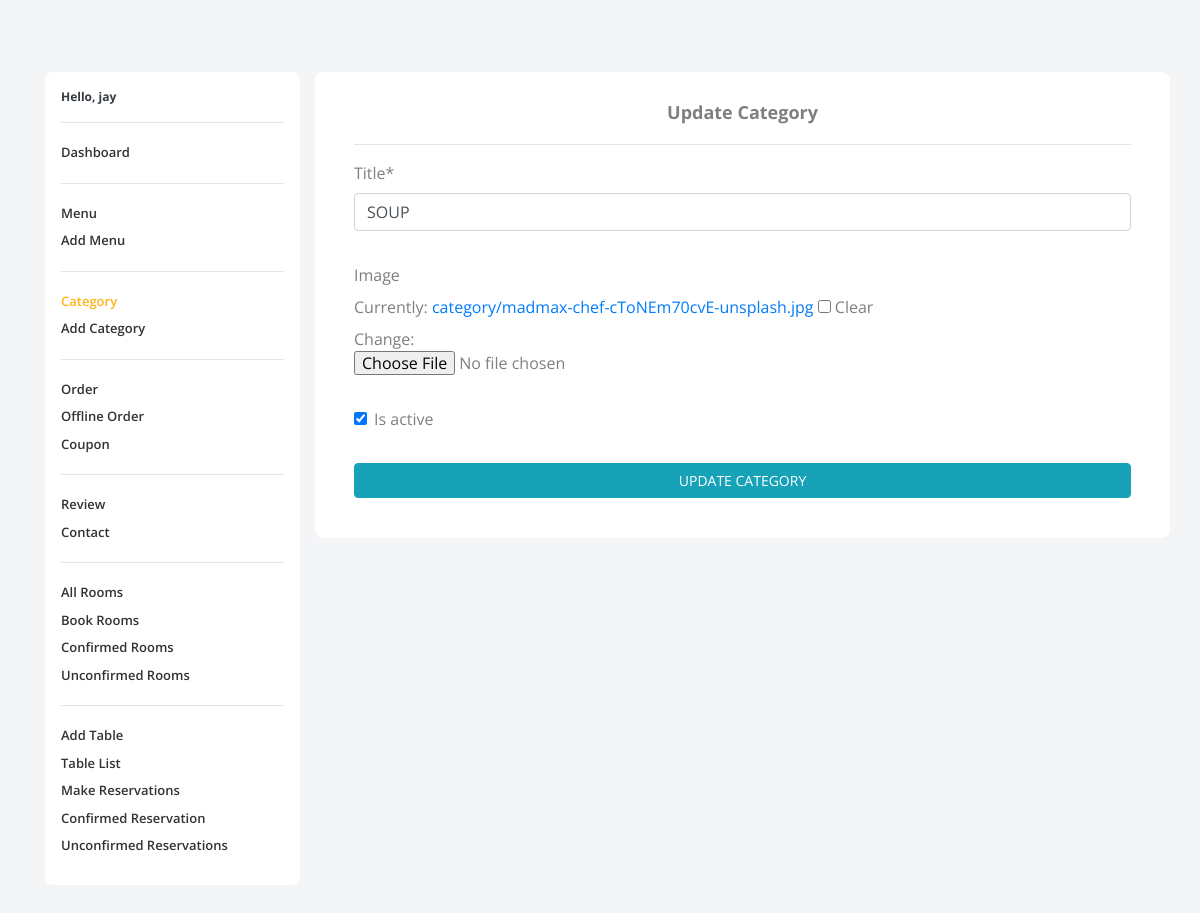
The page /analytics/category/update/1/ (signed in) on the database its author committed.
### users/models.py (models this page shows, shortened)
class User(AbstractBaseUser, PermissionsMixin):
    email = models.EmailField(_('Email'), unique=True, max_length=320, help_text='Provide an email for registration')
    name = models.CharField(_('Name'), max_length=70)
    phone_number = models.BigIntegerField(help_text='Provide an mobile number without +91')  # TODO add validator
    date_confirmation_mail_sent = models.DateTimeField(_('date confirmation mail sent'), default=timezone.now)
    date_joined = models.DateTimeField(_('date joined'), auto_now_add=True)
    is_active = models.BooleanField(_('active'), default=False)
    is_verified = models.BooleanField(_('verified'), default=False)
    is_staff = models.BooleanField(_('staff'), default=False)
    token = models.TextField(_('token'), blank=True, null=True)  # Used in DRF
    objects = UserManager()
    USERNAME_FIELD = 'email'
    EMAIL_FIELD = 'email'
    REQUIRED_FIELDS = ['phone_number']
    class Meta:
        verbose_name = _('user')
        verbose_name_plural = _('users')

### menu/models.py (models this page shows, shortened)
class Category(models.Model):
    title = models.CharField(max_length=200, unique=True)
    slug = models.SlugField(unique=True, blank=True, null=True)
    image = models.ImageField(upload_to='category', null=True, blank=True)  # image of slide ...
    is_active = models.BooleanField(default=True)
    objects = CategoryManager()

### analytics/views.py (the view, shortened to what this page needs)
class CategoryUpdateView(LoginRequiredMixin, IsAdmin, SuccessMessageMixin, UpdateView):
    model = Category
    fields = '__all__'
    template_name = "analytics/category_add_update.html"
    success_message = "Category was updated successfully"

### analytics/views.py (called while the page is built)
    def dispatch(self, request, *args, **kwargs):
        if request.user.is_staff and request.user.is_active and request.user.is_verified:
            return super().dispatch(request, *args, **kwargs)
        else:
            raise PermissionDenied

### home/context_processors.py (called while the page is built)
def get_current_year_to_context(request):
    current_datetime = datetime.datetime.now()
    return {
        'current_year': current_datetime.year
    }

def get_reservation_data(request):
    people_count_list = TableCount.objects.all()
    sitting_area = TableView.objects.all()
    time_list = TableTime.objects.all()
    context = {
        'people_count_list': people_count_list,
        'sitting_area': sitting_area,
        'time_list': time_list,
    }
    return context

### menu/models.py (called while the page is built)
    def get_queryset(self):
        return CategoryQuerySet(self.model, using=self._db)

### order/context_processors.py (called while the page is built)
def cart_details(request):
    cart_count = 0
    cart_list = ''
    order = ''
    context = {}
    if request.user.is_authenticated:
        cart_list = Cart.objects.filter(ordered=False, user=request.user)
        order = Order.objects.filter(ordered=False, user=request.user).first()
        if cart_list:
            cart_count = cart_list.count()
    context['cart_count'] = cart_count
    context['cart_list'] = cart_list
    context['orders'] = order
    return context

### analytics/templates/analytics/category_add_update.html (shortened to what this page needs)
{% extends "analytics/base.html" %}
{% load crispy_forms_tags %}
{% block nav-category %}style="color: #FFB319;"{% endblock %}
{% block data %}
<div class="row bg-white p-4" style="border-radius: 0.5em;">
    <div class="col-12">
        {% if request.path == "/analytics/category/add/" %}
        <h3 align="center" style="font-weight: bold;">Create Category</h3><hr>
        {% else %}
        <h3 align="center" style="font-weight: bold;">Update Category</h3><hr>
        {% endif %}
    </div>
    <div class="col-lg-12">
       <form class="row" method="post">
         <div class="col-lg-12 pb-3">
            {{ form.title|as_crispy_field }}
         </div>
         <div class="col-lg-12 pb-3">
            {{ form.image|as_crispy_field }}
         </div>
         <div class="col-lg-6 pb-3">
            {{ form.is_active|as_crispy_field }}
         </div>
         <div class="col-lg-12 pb-3">
             {% if request.path == "/analytics/category/add/" %}
             <button class="btn btn-info w-100">ADD CATEGORY</button>
             {% else %}
             <button class="btn btn-info w-100">UPDATE CATEGORY</button>
             {% endif %}
         </div>
       </form>
    </div>
</div>
{% endblock data %}

### analytics/templates/analytics/base.html (shortened to what this page needs)
{% load static %}
<!DOCTYPE html>
<html class="no-js" lang="en">
<head>
     <link rel="stylesheet" href="https://cdn.jsdelivr.net/npm/bootstrap@4.6.0/dist/css/bootstrap.min.css">
    <link rel="stylesheet" href="{% static 'home/analytics/css/vendor.css' %}">
    <link rel="stylesheet" href="{% static 'home/analytics/css/utility.css' %}">
    <link rel="stylesheet" href="{% static 'home/analytics/css/app.color2.css' %}">
    <link type="text/css" rel="stylesheet" href="{% static 'home/css/custom_style.css' %}">
</head>
<body onload="on_load_fs()" class="config" style="background: #F4F5F7;">
<br>
<br>
<br>
        <div class="u-s-p-b-60">
                <div class="section__content">
                    <div class="dash">
                        <div class="container">
                            <div class="row">
                                <div class="col-lg-3 col-md-12">
                                    <div class="bg-white u-s-m-b-30" style="border-radius: 0.5em;">
                                        <div class="" style="text-align: left; padding: 1em; padding-bottom: 0.1em;">
                                            <a data-toggle="collapse" data-target=".collapse" href="#collapseExample" role="button" aria-expanded="false" aria-controls="collapseExample" class="dash__text u-s-m-b-16 font-weight-bolder text-dark">Hello, {{ user.name }} <span class="float-right"><i class="fas fa-chevron-down"></i></span></a>
                                            <ul class="dash__f-list ah-list--link-color-secondary collapse show" id="collapseExample" >
                                                <hr>
                                                <li >
                                                    <a class="dash-active"  {% block dashboard %}{% endblock %} href="{% url 'analytics:dashboard' %}">Dashboard</a>
                                                </li>
                                                <hr>
                                                <li >
                                                    <a class="dash-active"  {% block nav-menu %}{% endblock %} href="{% url 'analytics:menu-list' %}">Menu</a>
                                                </li>
                                                <li >
                                                    <a class="dash-active"  {% block nav-menu-add %}{% endblock %} href="{% url 'analytics:menu-add' %}">Add Menu</a>
                                                </li>
                                                <hr>
                                                <li >
                                                    <a class="dash-active" {% block nav-category %}{% endblock %}  href="{% url 'analytics:category-list' %}">Category</a>
                                                </li>
                                                <li >
                                                    <a class="dash-active"   href="{% url 'analytics:category-add' %}">Add Category</a>
                                                </li>
                                                <hr>
                                                <li >
                                                    <a class="dash-active"  href="{% url 'analytics:order-list' %}">Order </a>
                                                </li>
                                                <li >
                                                    <a class="dash-active"  href="{% url 'analytics:offline-order-list' %}">Offline Order </a>
                                                </li>
                                                <li >
                                                    <a class="dash-active" {% block nav-coupon %}{% endblock %} href="{% url 'analytics:coupon-list' %}">Coupon</a>
                                                </li>
                                                <hr>
                                                <li >
                                                    <a class="dash-active" {% block nav-review %}{% endblock %} href="{% url 'analytics:review-list' %}">Review </a>
                                                </li>
                                                <li>
                                                    <a class="dash-active" {% block nav-contact %}{% endblock %} href="{% url 'analytics:contact' %}">Contact </a>
                                                </li>
                                                <hr>
                                                <li >
                                                    <a class="dash-active" {% block nav-room %}{% endblock %} href="{% url 'analytics:rooms-list' %}">All Rooms</a>
                                                </li>
                                                {% if '/analytics/book/room/' in request.get_full_path %}
                                                <li >
                                                    <a class="dash-active" style="color: #FFB319;" href="{% url 'analytics:admin-book-table' %}">Book Rooms</a>
                                                </li>
                                                {% else %}
                                                <li >
                                                    <a class="dash-active"  href="{% url 'analytics:admin-book-room' %}">Book Rooms</a>
                                                </li>
                                                {% endif %}
                                                {% if '/analytics/room/list/' in request.get_full_path %}
                                                <li >
                                                    <a class="dash-active" style="color: #FFB319;"  href="{% url 'analytics:booked-room-list' %}">Confirmed Rooms</a>
                                                </li>
                                                {% else %}
                                                <li >
                                                    <a class="dash-active" href="{% url 'analytics:booked-room-list' %}">Confirmed Rooms</a>
                                                </li>
                                                {% endif %}
                                                {% if '/analytics/room/not/confirmed/list/' in request.get_full_path %}
                                                <li >
                                                    <a class="dash-active" style="color: #FFB319;" href="{% url 'analytics:not-confirmed-rooms-list' %}">Unconfirmed Rooms <span id="room_booking_to_confirmed" class="badge badge-primary badge-pill"></span></a>
                                                </li>
                                                {% else %}
                                                <li >
                                                    <a class="dash-active"  href="{% url 'analytics:not-confirmed-rooms-list' %}">Unconfirmed Rooms </a>
                                                </li>
                                                {% endif %}
                                                <hr>
                                                <li >
                                                    <a class="dash-active" {% block nav-table %}{% endblock %} href="{% url 'analytics:table-create' %}">Add Table</a>
                                                </li>
                                                <li >
                                                    <a class="dash-active" {% block table-list %}{% endblock %} href="{% url 'analytics:table-list' %}">Table List</a>
                                                </li>
                                                {% if '/analytics/book/table/' in request.get_full_path %}
                                                <li >
                                                    <a class="dash-active" style="color: #FFB319;" href="{% url 'analytics:admin-book-table' %}">Make Reservations</a>
                                                </li>
                                                {% else %}
                                                <li >
                                                    <a class="dash-active" href="{% url 'analytics:admin-book-table' %}">Make Reservations</a>
                                                </li>
                                                {% endif %}
                                                {% if '/analytics/reservations/' in request.get_full_path %}
                                                <li >
                                                    <a class="dash-active" style="color: #FFB319;" href="{% url 'analytics:table-reservation-list' %}">Confirmed Reservation</a>
                                                </li>
                                                {% else %}
                                                <li >
                                                    <a class="dash-active" href="{% url 'analytics:table-reservation-list' %}">Confirmed Reservation</a>
                                                </li>
                                                {% endif %}
                                                {% if '/analytics/table/not/confirmed/list/' in request.get_full_path %}
                                                <li>
                                                    <a class="dash-active" style="color: #FFB319;" href="{% url 'analytics:not-confirmed-table-list' %}">Unconfirmed Reservations <span id="table_booking_to_confirmed" class="badge badge-primary badge-pill"></span></a>
                                                </li>
                                                {% else %}
                                                <li >
                                                    <a class="dash-active"  href="{% url 'analytics:not-confirmed-table-list' %}">Unconfirmed Reservations </a>
                                                </li>
                                                {% endif %}
                                                <br>
                                            </ul>
                                        </div>
                                    </div>
                                </div>
                                <div class="col-lg-9 col-md-12">
                                            {% block data %} {% endblock data %}
                                </div>
                            </div>
                        </div>
                    </div>
                </div>
            </div>
</body>
</html>

### rows shown on the page
User: name "jay"
Category: title "SOUP", is_active "☑"
